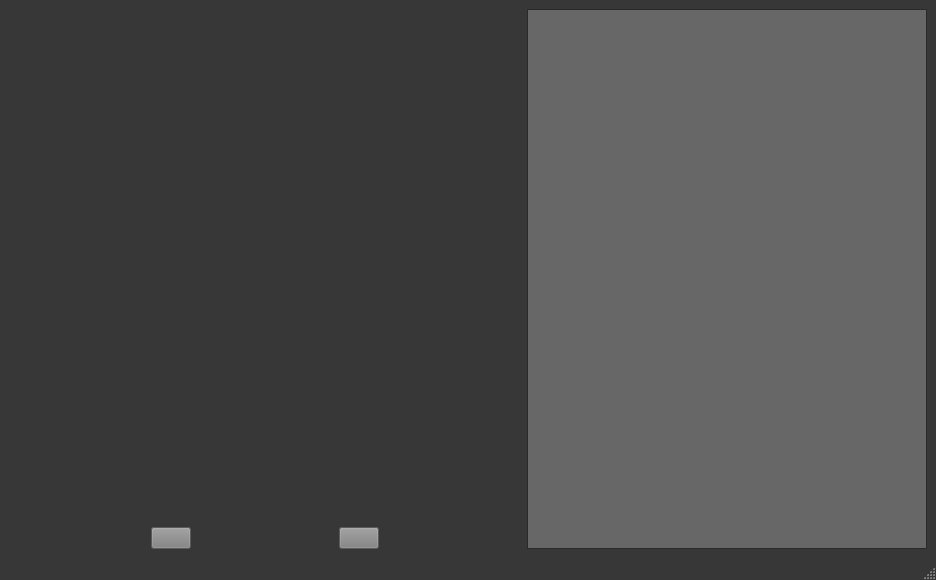
<?xml version="1.0" encoding="UTF-8"?>
<ui version="4.0">
 <class>MainWindow</class>
 <widget class="QMainWindow" name="MainWindow">
  <property name="windowModality">
   <enum>Qt::NonModal</enum>
  </property>
  <property name="geometry">
   <rect>
    <x>0</x>
    <y>0</y>
    <width>210</width>
    <height>132</height>
   </rect>
  </property>
  <property name="sizePolicy">
   <sizepolicy hsizetype="Preferred" vsizetype="Preferred">
    <horstretch>0</horstretch>
    <verstretch>0</verstretch>
   </sizepolicy>
  </property>
  <property name="minimumSize">
   <size>
    <width>0</width>
    <height>0</height>
   </size>
  </property>
  <property name="maximumSize">
   <size>
    <width>1920</width>
    <height>1080</height>
   </size>
  </property>
  <property name="baseSize">
   <size>
    <width>0</width>
    <height>0</height>
   </size>
  </property>
  <property name="palette">
   <palette>
    <active>
     <colorrole role="WindowText">
      <brush brushstyle="SolidPattern">
       <color alpha="255">
        <red>255</red>
        <green>255</green>
        <blue>255</blue>
       </color>
      </brush>
     </colorrole>
     <colorrole role="Button">
      <brush brushstyle="SolidPattern">
       <color alpha="255">
        <red>55</red>
        <green>55</green>
        <blue>55</blue>
       </color>
      </brush>
     </colorrole>
     <colorrole role="Light">
      <brush brushstyle="SolidPattern">
       <color alpha="255">
        <red>82</red>
        <green>82</green>
        <blue>82</blue>
       </color>
      </brush>
     </colorrole>
     <colorrole role="Midlight">
      <brush brushstyle="SolidPattern">
       <color alpha="255">
        <red>68</red>
        <green>68</green>
        <blue>68</blue>
       </color>
      </brush>
     </colorrole>
     <colorrole role="Dark">
      <brush brushstyle="SolidPattern">
       <color alpha="255">
        <red>27</red>
        <green>27</green>
        <blue>27</blue>
       </color>
      </brush>
     </colorrole>
     <colorrole role="Mid">
      <brush brushstyle="SolidPattern">
       <color alpha="255">
        <red>36</red>
        <green>36</green>
        <blue>36</blue>
       </color>
      </brush>
     </colorrole>
     <colorrole role="Text">
      <brush brushstyle="SolidPattern">
       <color alpha="255">
        <red>255</red>
        <green>255</green>
        <blue>255</blue>
       </color>
      </brush>
     </colorrole>
     <colorrole role="BrightText">
      <brush brushstyle="SolidPattern">
       <color alpha="255">
        <red>255</red>
        <green>255</green>
        <blue>255</blue>
       </color>
      </brush>
     </colorrole>
     <colorrole role="ButtonText">
      <brush brushstyle="SolidPattern">
       <color alpha="255">
        <red>255</red>
        <green>255</green>
        <blue>255</blue>
       </color>
      </brush>
     </colorrole>
     <colorrole role="Base">
      <brush brushstyle="SolidPattern">
       <color alpha="255">
        <red>0</red>
        <green>0</green>
        <blue>0</blue>
       </color>
      </brush>
     </colorrole>
     <colorrole role="Window">
      <brush brushstyle="SolidPattern">
       <color alpha="255">
        <red>55</red>
        <green>55</green>
        <blue>55</blue>
       </color>
      </brush>
     </colorrole>
     <colorrole role="Shadow">
      <brush brushstyle="SolidPattern">
       <color alpha="255">
        <red>0</red>
        <green>0</green>
        <blue>0</blue>
       </color>
      </brush>
     </colorrole>
     <colorrole role="AlternateBase">
      <brush brushstyle="SolidPattern">
       <color alpha="255">
        <red>27</red>
        <green>27</green>
        <blue>27</blue>
       </color>
      </brush>
     </colorrole>
     <colorrole role="NoRole">
      <brush brushstyle="SolidPattern">
       <color alpha="255">
        <red>0</red>
        <green>28</green>
        <blue>42</blue>
       </color>
      </brush>
     </colorrole>
     <colorrole role="ToolTipBase">
      <brush brushstyle="SolidPattern">
       <color alpha="255">
        <red>255</red>
        <green>255</green>
        <blue>220</blue>
       </color>
      </brush>
     </colorrole>
     <colorrole role="ToolTipText">
      <brush brushstyle="SolidPattern">
       <color alpha="255">
        <red>0</red>
        <green>0</green>
        <blue>0</blue>
       </color>
      </brush>
     </colorrole>
    </active>
    <inactive>
     <colorrole role="WindowText">
      <brush brushstyle="SolidPattern">
       <color alpha="255">
        <red>255</red>
        <green>255</green>
        <blue>255</blue>
       </color>
      </brush>
     </colorrole>
     <colorrole role="Button">
      <brush brushstyle="SolidPattern">
       <color alpha="255">
        <red>55</red>
        <green>55</green>
        <blue>55</blue>
       </color>
      </brush>
     </colorrole>
     <colorrole role="Light">
      <brush brushstyle="SolidPattern">
       <color alpha="255">
        <red>82</red>
        <green>82</green>
        <blue>82</blue>
       </color>
      </brush>
     </colorrole>
     <colorrole role="Midlight">
      <brush brushstyle="SolidPattern">
       <color alpha="255">
        <red>68</red>
        <green>68</green>
        <blue>68</blue>
       </color>
      </brush>
     </colorrole>
     <colorrole role="Dark">
      <brush brushstyle="SolidPattern">
       <color alpha="255">
        <red>27</red>
        <green>27</green>
        <blue>27</blue>
       </color>
      </brush>
     </colorrole>
     <colorrole role="Mid">
      <brush brushstyle="SolidPattern">
       <color alpha="255">
        <red>36</red>
        <green>36</green>
        <blue>36</blue>
       </color>
      </brush>
     </colorrole>
     <colorrole role="Text">
      <brush brushstyle="SolidPattern">
       <color alpha="255">
        <red>255</red>
        <green>255</green>
        <blue>255</blue>
       </color>
      </brush>
     </colorrole>
     <colorrole role="BrightText">
      <brush brushstyle="SolidPattern">
       <color alpha="255">
        <red>255</red>
        <green>255</green>
        <blue>255</blue>
       </color>
      </brush>
     </colorrole>
     <colorrole role="ButtonText">
      <brush brushstyle="SolidPattern">
       <color alpha="255">
        <red>255</red>
        <green>255</green>
        <blue>255</blue>
       </color>
      </brush>
     </colorrole>
     <colorrole role="Base">
      <brush brushstyle="SolidPattern">
       <color alpha="255">
        <red>0</red>
        <green>0</green>
        <blue>0</blue>
       </color>
      </brush>
     </colorrole>
     <colorrole role="Window">
      <brush brushstyle="SolidPattern">
       <color alpha="255">
        <red>55</red>
        <green>55</green>
        <blue>55</blue>
       </color>
      </brush>
     </colorrole>
     <colorrole role="Shadow">
      <brush brushstyle="SolidPattern">
       <color alpha="255">
        <red>0</red>
        <green>0</green>
        <blue>0</blue>
       </color>
      </brush>
     </colorrole>
     <colorrole role="AlternateBase">
      <brush brushstyle="SolidPattern">
       <color alpha="255">
        <red>27</red>
        <green>27</green>
        <blue>27</blue>
       </color>
      </brush>
     </colorrole>
     <colorrole role="NoRole">
      <brush brushstyle="SolidPattern">
       <color alpha="255">
        <red>42</red>
        <green>42</green>
        <blue>42</blue>
       </color>
      </brush>
     </colorrole>
     <colorrole role="ToolTipBase">
      <brush brushstyle="SolidPattern">
       <color alpha="255">
        <red>255</red>
        <green>255</green>
        <blue>220</blue>
       </color>
      </brush>
     </colorrole>
     <colorrole role="ToolTipText">
      <brush brushstyle="SolidPattern">
       <color alpha="255">
        <red>0</red>
        <green>0</green>
        <blue>0</blue>
       </color>
      </brush>
     </colorrole>
    </inactive>
    <disabled>
     <colorrole role="WindowText">
      <brush brushstyle="SolidPattern">
       <color alpha="255">
        <red>27</red>
        <green>27</green>
        <blue>27</blue>
       </color>
      </brush>
     </colorrole>
     <colorrole role="Button">
      <brush brushstyle="SolidPattern">
       <color alpha="255">
        <red>55</red>
        <green>55</green>
        <blue>55</blue>
       </color>
      </brush>
     </colorrole>
     <colorrole role="Light">
      <brush brushstyle="SolidPattern">
       <color alpha="255">
        <red>82</red>
        <green>82</green>
        <blue>82</blue>
       </color>
      </brush>
     </colorrole>
     <colorrole role="Midlight">
      <brush brushstyle="SolidPattern">
       <color alpha="255">
        <red>68</red>
        <green>68</green>
        <blue>68</blue>
       </color>
      </brush>
     </colorrole>
     <colorrole role="Dark">
      <brush brushstyle="SolidPattern">
       <color alpha="255">
        <red>27</red>
        <green>27</green>
        <blue>27</blue>
       </color>
      </brush>
     </colorrole>
     <colorrole role="Mid">
      <brush brushstyle="SolidPattern">
       <color alpha="255">
        <red>36</red>
        <green>36</green>
        <blue>36</blue>
       </color>
      </brush>
     </colorrole>
     <colorrole role="Text">
      <brush brushstyle="SolidPattern">
       <color alpha="255">
        <red>27</red>
        <green>27</green>
        <blue>27</blue>
       </color>
      </brush>
     </colorrole>
     <colorrole role="BrightText">
      <brush brushstyle="SolidPattern">
       <color alpha="255">
        <red>255</red>
        <green>255</green>
        <blue>255</blue>
       </color>
      </brush>
     </colorrole>
     <colorrole role="ButtonText">
      <brush brushstyle="SolidPattern">
       <color alpha="255">
        <red>27</red>
        <green>27</green>
        <blue>27</blue>
       </color>
      </brush>
     </colorrole>
     <colorrole role="Base">
      <brush brushstyle="SolidPattern">
       <color alpha="255">
        <red>55</red>
        <green>55</green>
        <blue>55</blue>
       </color>
      </brush>
     </colorrole>
     <colorrole role="Window">
      <brush brushstyle="SolidPattern">
       <color alpha="255">
        <red>55</red>
        <green>55</green>
        <blue>55</blue>
       </color>
      </brush>
     </colorrole>
     <colorrole role="Shadow">
      <brush brushstyle="SolidPattern">
       <color alpha="255">
        <red>0</red>
        <green>0</green>
        <blue>0</blue>
       </color>
      </brush>
     </colorrole>
     <colorrole role="AlternateBase">
      <brush brushstyle="SolidPattern">
       <color alpha="255">
        <red>55</red>
        <green>55</green>
        <blue>55</blue>
       </color>
      </brush>
     </colorrole>
     <colorrole role="NoRole">
      <brush brushstyle="SolidPattern">
       <color alpha="255">
        <red>0</red>
        <green>0</green>
        <blue>0</blue>
       </color>
      </brush>
     </colorrole>
     <colorrole role="ToolTipBase">
      <brush brushstyle="SolidPattern">
       <color alpha="255">
        <red>255</red>
        <green>255</green>
        <blue>220</blue>
       </color>
      </brush>
     </colorrole>
     <colorrole role="ToolTipText">
      <brush brushstyle="SolidPattern">
       <color alpha="255">
        <red>0</red>
        <green>0</green>
        <blue>0</blue>
       </color>
      </brush>
     </colorrole>
    </disabled>
   </palette>
  </property>
  <property name="windowTitle">
   <string>EXIF Viewer</string>
  </property>
  <property name="toolButtonStyle">
   <enum>Qt::ToolButtonIconOnly</enum>
  </property>
  <widget class="QWidget" name="centralwidget">
   <property name="sizeIncrement">
    <size>
     <width>1</width>
     <height>10</height>
    </size>
   </property>
   <layout class="QHBoxLayout" name="horizontalLayout_3">
    <item>
     <layout class="QVBoxLayout" name="verticalLayout">
      <item>
       <widget class="Window" name="widget" native="true">
        <property name="sizePolicy">
         <sizepolicy hsizetype="Expanding" vsizetype="Expanding">
          <horstretch>0</horstretch>
          <verstretch>0</verstretch>
         </sizepolicy>
        </property>
        <property name="minimumSize">
         <size>
          <width>512</width>
          <height>512</height>
         </size>
        </property>
        <property name="maximumSize">
         <size>
          <width>1920</width>
          <height>1080</height>
         </size>
        </property>
        <property name="baseSize">
         <size>
          <width>0</width>
          <height>0</height>
         </size>
        </property>
        <property name="styleSheet">
         <string notr="true"/>
        </property>
       </widget>
      </item>
      <item>
       <layout class="QHBoxLayout" name="horizontalLayout">
        <property name="sizeConstraint">
         <enum>QLayout::SetFixedSize</enum>
        </property>
        <item>
         <widget class="QPushButton" name="pushButton">
          <property name="sizePolicy">
           <sizepolicy hsizetype="Fixed" vsizetype="Fixed">
            <horstretch>0</horstretch>
            <verstretch>0</verstretch>
           </sizepolicy>
          </property>
          <property name="palette">
           <palette>
            <active>
             <colorrole role="WindowText">
              <brush brushstyle="SolidPattern">
               <color alpha="255">
                <red>255</red>
                <green>255</green>
                <blue>255</blue>
               </color>
              </brush>
             </colorrole>
             <colorrole role="Button">
              <brush brushstyle="SolidPattern">
               <color alpha="255">
                <red>128</red>
                <green>128</green>
                <blue>128</blue>
               </color>
              </brush>
             </colorrole>
             <colorrole role="Light">
              <brush brushstyle="SolidPattern">
               <color alpha="255">
                <red>53</red>
                <green>53</green>
                <blue>53</blue>
               </color>
              </brush>
             </colorrole>
             <colorrole role="Text">
              <brush brushstyle="SolidPattern">
               <color alpha="255">
                <red>255</red>
                <green>255</green>
                <blue>255</blue>
               </color>
              </brush>
             </colorrole>
             <colorrole role="ButtonText">
              <brush brushstyle="SolidPattern">
               <color alpha="255">
                <red>255</red>
                <green>255</green>
                <blue>255</blue>
               </color>
              </brush>
             </colorrole>
             <colorrole role="Base">
              <brush brushstyle="SolidPattern">
               <color alpha="255">
                <red>128</red>
                <green>128</green>
                <blue>128</blue>
               </color>
              </brush>
             </colorrole>
             <colorrole role="Window">
              <brush brushstyle="SolidPattern">
               <color alpha="255">
                <red>128</red>
                <green>128</green>
                <blue>128</blue>
               </color>
              </brush>
             </colorrole>
            </active>
            <inactive>
             <colorrole role="WindowText">
              <brush brushstyle="SolidPattern">
               <color alpha="255">
                <red>255</red>
                <green>255</green>
                <blue>255</blue>
               </color>
              </brush>
             </colorrole>
             <colorrole role="Button">
              <brush brushstyle="SolidPattern">
               <color alpha="255">
                <red>128</red>
                <green>128</green>
                <blue>128</blue>
               </color>
              </brush>
             </colorrole>
             <colorrole role="Light">
              <brush brushstyle="SolidPattern">
               <color alpha="255">
                <red>53</red>
                <green>53</green>
                <blue>53</blue>
               </color>
              </brush>
             </colorrole>
             <colorrole role="Text">
              <brush brushstyle="SolidPattern">
               <color alpha="255">
                <red>255</red>
                <green>255</green>
                <blue>255</blue>
               </color>
              </brush>
             </colorrole>
             <colorrole role="ButtonText">
              <brush brushstyle="SolidPattern">
               <color alpha="255">
                <red>255</red>
                <green>255</green>
                <blue>255</blue>
               </color>
              </brush>
             </colorrole>
             <colorrole role="Base">
              <brush brushstyle="SolidPattern">
               <color alpha="255">
                <red>128</red>
                <green>128</green>
                <blue>128</blue>
               </color>
              </brush>
             </colorrole>
             <colorrole role="Window">
              <brush brushstyle="SolidPattern">
               <color alpha="255">
                <red>128</red>
                <green>128</green>
                <blue>128</blue>
               </color>
              </brush>
             </colorrole>
            </inactive>
            <disabled>
             <colorrole role="WindowText">
              <brush brushstyle="SolidPattern">
               <color alpha="255">
                <red>255</red>
                <green>255</green>
                <blue>255</blue>
               </color>
              </brush>
             </colorrole>
             <colorrole role="Button">
              <brush brushstyle="SolidPattern">
               <color alpha="255">
                <red>128</red>
                <green>128</green>
                <blue>128</blue>
               </color>
              </brush>
             </colorrole>
             <colorrole role="Light">
              <brush brushstyle="SolidPattern">
               <color alpha="255">
                <red>53</red>
                <green>53</green>
                <blue>53</blue>
               </color>
              </brush>
             </colorrole>
             <colorrole role="Text">
              <brush brushstyle="SolidPattern">
               <color alpha="255">
                <red>255</red>
                <green>255</green>
                <blue>255</blue>
               </color>
              </brush>
             </colorrole>
             <colorrole role="ButtonText">
              <brush brushstyle="SolidPattern">
               <color alpha="255">
                <red>255</red>
                <green>255</green>
                <blue>255</blue>
               </color>
              </brush>
             </colorrole>
             <colorrole role="Base">
              <brush brushstyle="SolidPattern">
               <color alpha="255">
                <red>128</red>
                <green>128</green>
                <blue>128</blue>
               </color>
              </brush>
             </colorrole>
             <colorrole role="Window">
              <brush brushstyle="SolidPattern">
               <color alpha="255">
                <red>128</red>
                <green>128</green>
                <blue>128</blue>
               </color>
              </brush>
             </colorrole>
            </disabled>
           </palette>
          </property>
          <property name="styleSheet">
           <string notr="true">background-color:gray; color:white;</string>
          </property>
          <property name="text">
           <string/>
          </property>
          <property name="icon">
           <iconset>
            <normaloff>Rotate-left-01.png</normaloff>Rotate-left-01.png</iconset>
          </property>
          <property name="iconSize">
           <size>
            <width>40</width>
            <height>40</height>
           </size>
          </property>
         </widget>
        </item>
        <item>
         <widget class="QPushButton" name="pushButton_3">
          <property name="sizePolicy">
           <sizepolicy hsizetype="Fixed" vsizetype="Fixed">
            <horstretch>0</horstretch>
            <verstretch>0</verstretch>
           </sizepolicy>
          </property>
          <property name="styleSheet">
           <string notr="true">background-color:gray; color:white;</string>
          </property>
          <property name="text">
           <string/>
          </property>
          <property name="icon">
           <iconset>
            <normaloff>Rotate-right-02.png</normaloff>Rotate-right-02.png</iconset>
          </property>
          <property name="iconSize">
           <size>
            <width>40</width>
            <height>40</height>
           </size>
          </property>
         </widget>
        </item>
       </layout>
      </item>
     </layout>
    </item>
    <item>
     <layout class="QHBoxLayout" name="horizontalLayout_2">
      <property name="sizeConstraint">
       <enum>QLayout::SetDefaultConstraint</enum>
      </property>
      <item>
       <widget class="QTableWidget" name="tableWidget">
        <property name="enabled">
         <bool>true</bool>
        </property>
        <property name="sizePolicy">
         <sizepolicy hsizetype="Expanding" vsizetype="Expanding">
          <horstretch>0</horstretch>
          <verstretch>0</verstretch>
         </sizepolicy>
        </property>
        <property name="minimumSize">
         <size>
          <width>400</width>
          <height>0</height>
         </size>
        </property>
        <property name="maximumSize">
         <size>
          <width>16777215</width>
          <height>16777215</height>
         </size>
        </property>
        <property name="palette">
         <palette>
          <active>
           <colorrole role="WindowText">
            <brush brushstyle="SolidPattern">
             <color alpha="255">
              <red>255</red>
              <green>255</green>
              <blue>255</blue>
             </color>
            </brush>
           </colorrole>
           <colorrole role="Dark">
            <brush brushstyle="SolidPattern">
             <color alpha="255">
              <red>99</red>
              <green>99</green>
              <blue>99</blue>
             </color>
            </brush>
           </colorrole>
           <colorrole role="Text">
            <brush brushstyle="SolidPattern">
             <color alpha="255">
              <red>255</red>
              <green>255</green>
              <blue>255</blue>
             </color>
            </brush>
           </colorrole>
           <colorrole role="ButtonText">
            <brush brushstyle="SolidPattern">
             <color alpha="255">
              <red>255</red>
              <green>255</green>
              <blue>255</blue>
             </color>
            </brush>
           </colorrole>
           <colorrole role="Base">
            <brush brushstyle="SolidPattern">
             <color alpha="255">
              <red>103</red>
              <green>103</green>
              <blue>103</blue>
             </color>
            </brush>
           </colorrole>
          </active>
          <inactive>
           <colorrole role="WindowText">
            <brush brushstyle="SolidPattern">
             <color alpha="255">
              <red>255</red>
              <green>255</green>
              <blue>255</blue>
             </color>
            </brush>
           </colorrole>
           <colorrole role="Dark">
            <brush brushstyle="SolidPattern">
             <color alpha="255">
              <red>99</red>
              <green>99</green>
              <blue>99</blue>
             </color>
            </brush>
           </colorrole>
           <colorrole role="Text">
            <brush brushstyle="SolidPattern">
             <color alpha="255">
              <red>255</red>
              <green>255</green>
              <blue>255</blue>
             </color>
            </brush>
           </colorrole>
           <colorrole role="ButtonText">
            <brush brushstyle="SolidPattern">
             <color alpha="255">
              <red>255</red>
              <green>255</green>
              <blue>255</blue>
             </color>
            </brush>
           </colorrole>
           <colorrole role="Base">
            <brush brushstyle="SolidPattern">
             <color alpha="255">
              <red>103</red>
              <green>103</green>
              <blue>103</blue>
             </color>
            </brush>
           </colorrole>
          </inactive>
          <disabled>
           <colorrole role="WindowText">
            <brush brushstyle="SolidPattern">
             <color alpha="255">
              <red>99</red>
              <green>99</green>
              <blue>99</blue>
             </color>
            </brush>
           </colorrole>
           <colorrole role="Dark">
            <brush brushstyle="SolidPattern">
             <color alpha="255">
              <red>99</red>
              <green>99</green>
              <blue>99</blue>
             </color>
            </brush>
           </colorrole>
           <colorrole role="Text">
            <brush brushstyle="SolidPattern">
             <color alpha="255">
              <red>99</red>
              <green>99</green>
              <blue>99</blue>
             </color>
            </brush>
           </colorrole>
           <colorrole role="ButtonText">
            <brush brushstyle="SolidPattern">
             <color alpha="255">
              <red>99</red>
              <green>99</green>
              <blue>99</blue>
             </color>
            </brush>
           </colorrole>
           <colorrole role="Base">
            <brush brushstyle="SolidPattern">
             <color alpha="255">
              <red>55</red>
              <green>55</green>
              <blue>55</blue>
             </color>
            </brush>
           </colorrole>
          </disabled>
         </palette>
        </property>
        <property name="autoFillBackground">
         <bool>false</bool>
        </property>
        <property name="sizeAdjustPolicy">
         <enum>QAbstractScrollArea::AdjustToContentsOnFirstShow</enum>
        </property>
        <property name="autoScroll">
         <bool>true</bool>
        </property>
        <property name="autoScrollMargin">
         <number>5</number>
        </property>
        <property name="showDropIndicator" stdset="0">
         <bool>false</bool>
        </property>
        <property name="dragDropOverwriteMode">
         <bool>false</bool>
        </property>
        <property name="cornerButtonEnabled">
         <bool>false</bool>
        </property>
        <property name="columnCount">
         <number>2</number>
        </property>
        <attribute name="horizontalHeaderVisible">
         <bool>false</bool>
        </attribute>
        <attribute name="horizontalHeaderCascadingSectionResizes">
         <bool>false</bool>
        </attribute>
        <attribute name="horizontalHeaderHighlightSections">
         <bool>false</bool>
        </attribute>
        <attribute name="verticalHeaderVisible">
         <bool>false</bool>
        </attribute>
        <attribute name="verticalHeaderCascadingSectionResizes">
         <bool>true</bool>
        </attribute>
        <attribute name="verticalHeaderDefaultSectionSize">
         <number>30</number>
        </attribute>
        <attribute name="verticalHeaderMinimumSectionSize">
         <number>19</number>
        </attribute>
        <column/>
        <column/>
       </widget>
      </item>
     </layout>
    </item>
   </layout>
  </widget>
  <widget class="QMenuBar" name="menubar">
   <property name="geometry">
    <rect>
     <x>0</x>
     <y>0</y>
     <width>210</width>
     <height>20</height>
    </rect>
   </property>
  </widget>
  <widget class="QStatusBar" name="statusbar"/>
 </widget>
 <customwidgets>
  <customwidget>
   <class>Window</class>
   <extends>QWidget</extends>
   <header>model</header>
   <container>1</container>
  </customwidget>
 </customwidgets>
 <resources/>
 <connections/>
</ui>
